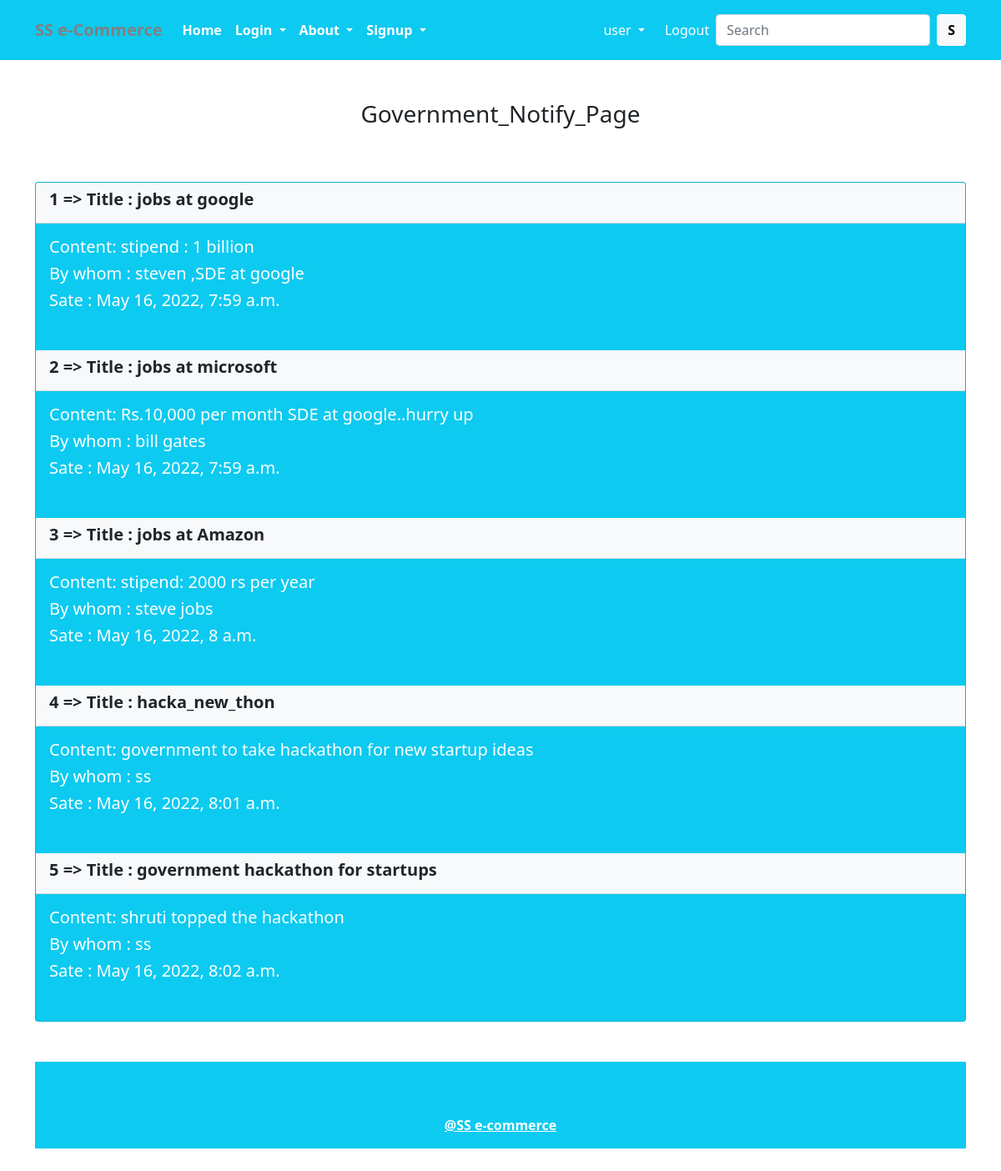
Page /gov_nov_x/ (signed in) on the committed database.
### SGapp/models.py (models this page shows)
class User(AbstractUser):
    is_user = models.BooleanField(default=False)
    is_mentor = models.BooleanField(default=False)

class government_Notificationsinfo(models.Model):
    notify_title=models.CharField(max_length=100)
    notify_body=models.CharField(max_length=200)
    notify_by_whom=models.CharField(max_length=200)
    notify_dates= models.DateTimeField()

### SGapp/views.py (the view)
# urls.py: path('gov_nov_x/',views.gov_nov_x,name="gov_nov_x"),
@user_required
def gov_nov_x(request):
    ssp=government_Notificationsinfo.objects.all()
    hang_sp={
        'ssp':ssp,
    }
    return render(request,'notify.html',hang_sp)

### templates/notify.html (shortened to what this page needs)
{% extends 'base.html' %}
{% load static %}
{% block middle %}
<h3 class="mt-5 mb-5"><center>Government_Notify_Page</center></h3>
<div class="container align-content-center mt-5 mb-5">
    <div class="card text-white bg-info mt-3 mb-3" style="max-width: 70rem;">
      {% for i in ssp %}
      <div class="card-header bg-light text-dark"><h5><b>{{i.id}} => Title : {{i.notify_title}}<b/></h5></div>
      <div class="card-body">
        <h5 class="card-title">Content:  {{i.notify_body}}</h5>
        <h5 class="card-title">By whom :  {{i.notify_by_whom}}</h5>
        <h5 class="card-title">Sate :  {{i.notify_dates}}</h5>
      </div>
      <br>
      {% endfor %}
    </div>
{% endblock middle %}

### templates/base.html (shortened to what this page needs)
<!DOCTYPE html>
{% load static %}
<html lang="en">
<head>
    <link href="https://cdn.jsdelivr.net/npm/bootstrap@5.0.0-beta1/dist/css/bootstrap.min.css" rel="stylesheet">
    <link href="https://cdn.jsdelivr.net/npm/bootstrap@5.0.1/dist/css/bootstrap.min.css" rel="stylesheet">
    <link rel="stylesheet" href="{% static 'app/css/owl.carousel.min.css' %}">
    <link rel="stylesheet" href="{% static 'app/css/all.min.css' %}">
    <link rel="stylesheet" href="{% static 'app/css/style.css' %}">
    <link href="https://cdn.jsdelivr.net/npm/bootstrap@5.0.2/dist/css/bootstrap.min.css" rel="stylesheet">
</head>
<body>
<nav class="navbar navbar-expand-lg navbar-dark pt-3 pb-3 bg-info " >
    <div class="container">
      <a style =" color:grey;" class="navbar-brand" href="/"><b>SS e-Commerce </b></a>
      <div class="collapse navbar-collapse" id="navbarSupportedContent">
        <ul class="navbar-nav me-auto mb-2 mb-lg-0">
          <li class="nav-item">
            <a class="nav-link active" aria-current="page" href="{% url 'home' %}"><b>Home</b></a>
          </li>
          <li class="nav-item dropdown">
            <a class="nav-link dropdown-toggle text-white" href="#" id="electronicsDropdown" role="button" data-bs-toggle="dropdown" aria-expanded="false">
              <b>Login</b>
            </a>
          </li>
            <li class="nav-item dropdown">
            <a class="nav-link dropdown-toggle text-white" href="#" id="electronicsDropdown" role="button" data-bs-toggle="dropdown" aria-expanded="false">
              <b>About</b>
            </a>
          </li>
          <li class="nav-item dropdown">
            <a class="nav-link dropdown-toggle text-white" href="#" id="electronicsDropdown" role="button" data-bs-toggle="dropdown" aria-expanded="false">
              <b>Signup</b>
            </a>
          </li>
        </ul>
        <div>
         <ul class="navbar-nav me-auto mb-2 mb-lg-0">
          <li class="nav-item dropdown mx-2">
             <a class="nav-link dropdown-toggle text-white" href="#" id="profileDropdown" role="button" data-bs-toggle="dropdown" aria-expanded="false">
               {{ request.user }}
             </a>
         {% if request.user.is_authenticated %}
         <li>
            <a href="{% url 'logout_x' %}" class="nav-link text-white"> Logout </a>
          </li>
          {% endif %}
         </ul>
        </div>
        <form class="d-flex">
          <input class="form-control me-2" type="search" placeholder="Search" aria-label="Search">
          <button class="btn btn-light" type="submit"><b>S</b></button>
        </form>
      </div>
    </div>
   </nav>
      {% block middle %}
      {% endblock middle %}
      <footer class="text-center text-white bg-info mt-5" >
        <div class="container p-4"></div>
        <div class="text-center bg-info p-3" >
          <a class="text-white">@SS e-commerce</a>
        </div>
      </footer>
</body>
</html>

### rows in the picture
User: user "user"
government_Notificationsinfo: id "1", notify_title "jobs at google", notify_body "stipend : 1 billion", notify_by_whom "steven ,SDE at google", notify_dates "May 16, 2022, 7:59 a.m."
government_Notificationsinfo: id "2", notify_title "jobs at microsoft", notify_body "Rs.10,000 per month SDE at google..hurry up", notify_by_whom "bill gates", notify_dates "May 16, 2022, 7:59 a.m."
government_Notificationsinfo: id "3", notify_title "jobs at Amazon", notify_body "stipend: 2000 rs per year", notify_by_whom "steve jobs", notify_dates "May 16, 2022, 8 a.m."
government_Notificationsinfo: id "4", notify_title "hacka_new_thon", notify_body "government to take hackathon for new startup ideas", notify_by_whom "ss", notify_dates "May 16, 2022, 8:01 a.m."
government_Notificationsinfo: id "5", notify_title "government hackathon for startups", notify_body "shruti topped the hackathon", notify_by_whom "ss", notify_dates "May 16, 2022, 8:02 a.m."
